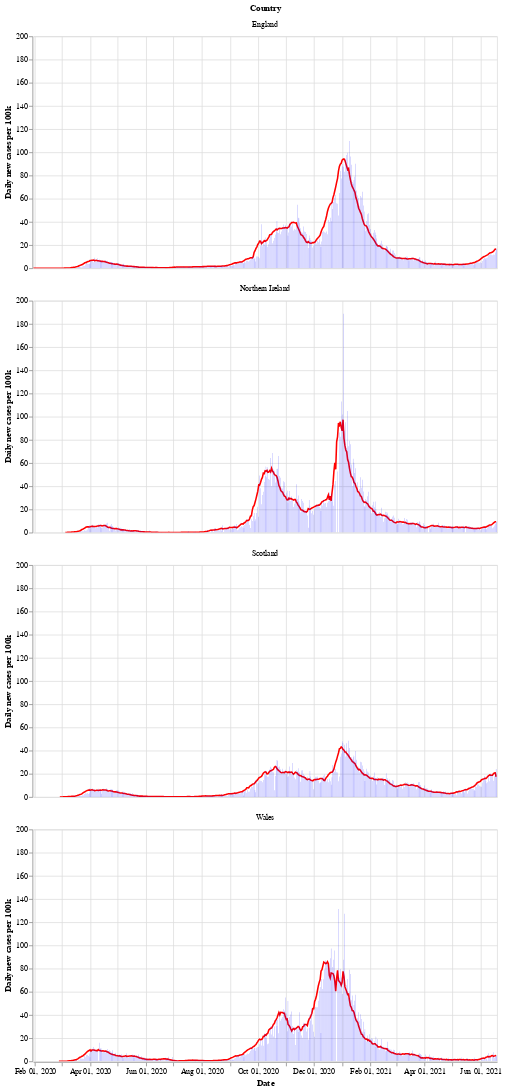

The code cell stored with this chart in its notebook:
### Markdown cell above
Next is a bar chart of the number of new cases in each country (per 100k population), with the 7 day moving average of cases. Again we see that Wales saw a longer period of raising and falling cases compared to the other countries.

After a period of cases falling, each nation is now seeing a rise in the number of cases - especially in Wales.

### Code cell
# collapse
bars = alt.Chart(uk_cases).mark_bar().encode(
    x=alt.X("yearmonthdate(date):T", axis=alt.Axis(title='Date')),
    y=alt.Y("newCasesRate:Q", axis=alt.Axis(title='Daily new cases per 100k')),
    tooltip='newCasesRate',
    color=alt.condition(
        alt.datum.dailyChange > 0,
        alt.value("orange"),  # The positive color
        alt.value("blue")  # The negative color
    )
).properties(title='New cases per 100k population with rolling 7 day average', width=600).interactive()
line = alt.Chart(uk_cases).mark_line(
    color='red',
    size=2,
).transform_window(
    rolling_mean='mean(newCasesRate)',
    frame=[0, 7],
    groupby=['areaName']
).encode(
    x='yearmonthdate(date):T',
    y='rolling_mean:Q'
)
alt.layer(line, bars, data=uk_cases).facet(alt.Row('areaName', title='Country'), columns=1)

### Figure 1 — Vega-Lite specification as saved in the notebook (floating-point values rounded to 4 significant figures; data arrays with more than 128 entries replaced by an {"elided": "..."} marker saying what was removed)
{"config": {"view": {"continuousWidth": 400, "continuousHeight": 300}}, "data": {"name": "data-5dad97cfde580734908b3fb0403c327d"}, "facet": {"type": "nominal", "field": "areaName", "title": "Country"}, "spec": {"layer": [{"mark": {"type": "line", "color": "red", "size": 2}, "encoding": {"x": {"type": "temporal", "field": "date", "timeUnit": "yearmonthdate"}, "y": {"type": "quantitative", "field": "rolling_mean"}}, "transform": [{"window": [{"op": "mean", "field": "newCasesRate", "as": "rolling_mean"}], "frame": [0, 7], "groupby": ["areaName"]}]}, {"mark": "bar", "encoding": {"color": {"condition": {"value": "orange", "test": "(datum.dailyChange > 0)"}, "value": "blue"}, "tooltip": {"type": "quantitative", "field": "newCasesRate"}, "x": {"type": "temporal", "axis": {"title": "Date"}, "field": "date", "timeUnit": "yearmonthdate"}, "y": {"type": "quantitative", "axis": {"title": "Daily new cases per 100k"}, "field": "newCasesRate"}}, "selection": {"selector002": {"type": "interval", "bind": "scales", "encodings": ["x", "y"]}}, "title": "New cases per 100k population with rolling 7 day average", "width": 600}]}, "columns": 1, "$schema": "https://vega.github.io/schema/vega-lite/v4.8.1.json", "datasets": {"data-5dad97cfde580734908b3fb0403c327d": {"elided": "1932 records"}}}
